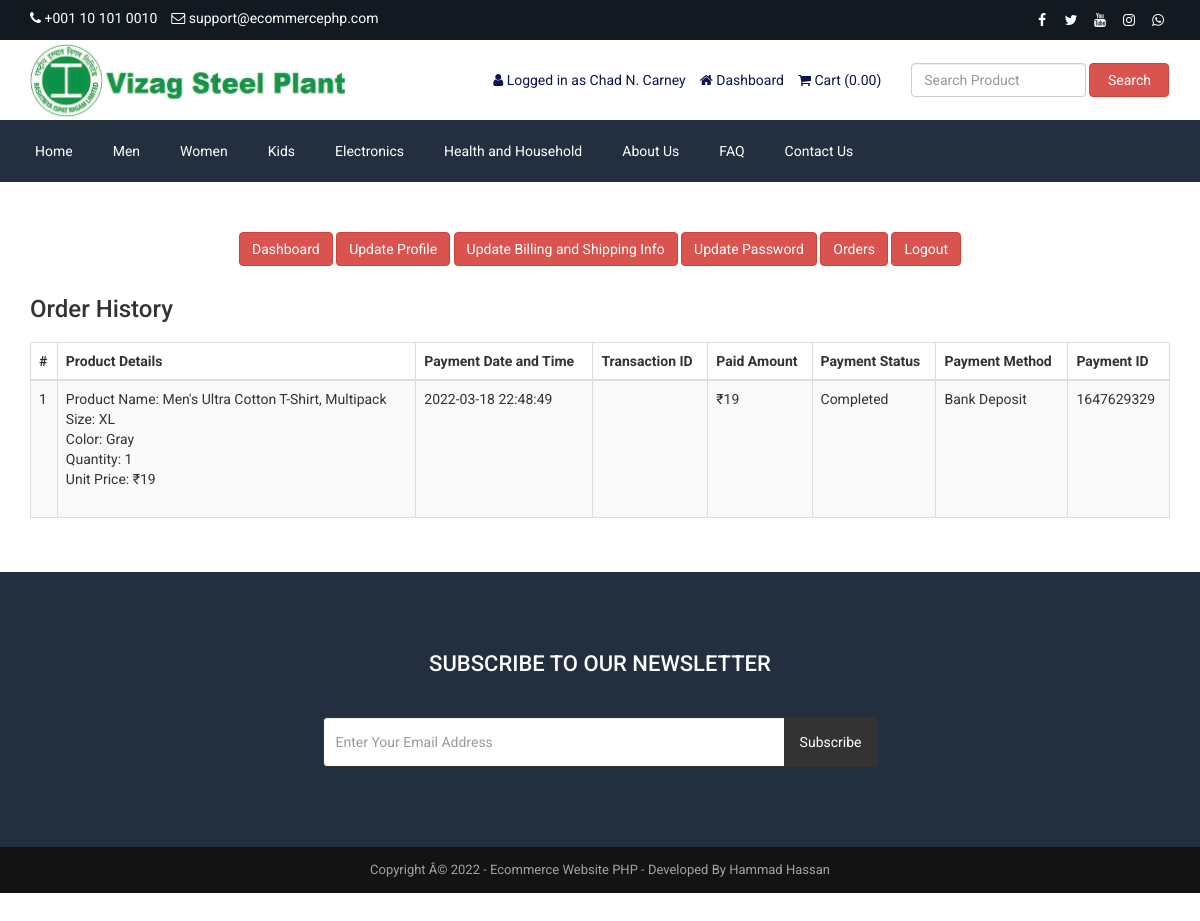
/customer-order.php (signed in), run on the app's committed database.
### tables this page shows
CREATE TABLE `tbl_settings` (
  `id` int(11) NOT NULL,
  `logo` text NOT NULL,
  `favicon` text NOT NULL,
  `footer_about` text NOT NULL,
  `footer_copyright` text NOT NULL,
  `contact_address` text NOT NULL,
  `contact_email` text NOT NULL,
  `contact_phone` text NOT NULL,
  `contact_fax` text NOT NULL,
  `contact_map_iframe` text NOT NULL,
  `receive_email` text NOT NULL,
  `receive_email_subject` text NOT NULL,
  `receive_email_thank_you_message` text NOT NULL,
  `forget_password_message` text NOT NULL,
  `total_recent_post_footer` int(10) NOT NULL,
  `total_popular_post_footer` int(10) NOT NULL,
  `total_recent_post_sidebar` int(11) NOT NULL,
  `total_popular_post_sidebar` int(11) NOT NULL,
  `total_featured_product_home` int(11) NOT NULL,
  `total_latest_product_home` int(11) NOT NULL,
  `total_popular_product_home` int(11) NOT NULL,
  `meta_title_home` text NOT NULL,
  `meta_keyword_home` text NOT NULL,
  `meta_description_home` text NOT NULL,
  `banner_login` text NOT NULL,
  `banner_registration` text NOT NULL,
  `banner_forget_password` text NOT NULL,
  `banner_reset_password` text NOT NULL,
  `banner_search` text NOT NULL,
  `banner_cart` text NOT NULL,
  `banner_checkout` text NOT NULL,
  `banner_product_category` text NOT NULL,
  `banner_blog` text NOT NULL,
  `cta_title` text NOT NULL,
  `cta_content` text NOT NULL,
  `cta_read_more_text` text NOT NULL,
  `cta_read_more_url` text NOT NULL,
  `cta_photo` text NOT NULL,
  `featured_product_title` text NOT NULL,
  `featured_product_subtitle` text NOT NULL,
  `latest_product_title` text NOT NULL,
  `latest_product_subtitle` text NOT NULL,
  `popular_product_title` text NOT NULL,
  `popular_product_subtitle` text NOT NULL,
  `testimonial_title` text NOT NULL,
  `testimonial_subtitle` text NOT NULL,
  `testimonial_photo` text NOT NULL,
  `blog_title` text NOT NULL,
  `blog_subtitle` text NOT NULL,
  `newsletter_text` text NOT NULL,
  `paypal_email` text NOT NULL,
  `stripe_public_key` text NOT NULL,
  `stripe_secret_key` text NOT NULL,
  `bank_detail` text NOT NULL,
  `before_head` text NOT NULL,
  `after_body` text NOT NULL,
  `before_body` text NOT NULL,
  `home_service_on_off` int(11) NOT NULL,
  `home_welcome_on_off` int(11) NOT NULL,
  `home_featured_product_on_off` int(11) NOT NULL,
  `home_latest_product_on_off` int(11) NOT NULL,
  `home_popular_product_on_off` int(11) NOT NULL,
  `home_testimonial_on_off` int(11) NOT NULL,
  `home_blog_on_off` int(11) NOT NULL,
  `newsletter_on_off` int(11) NOT NULL,
  `ads_above_welcome_on_off` int(1) NOT NULL,
  `ads_above_featured_product_on_off` int(1) NOT NULL,
  `ads_above_latest_product_on_off` int(1) NOT NULL,
  `ads_above_popular_product_on_off` int(1) NOT NULL,
  `ads_above_testimonial_on_off` int(1) NOT NULL,
  `ads_category_sidebar_on_off` int(1) NOT NULL
);

CREATE TABLE `tbl_social` (
  `social_id` int(11) NOT NULL,
  `social_name` varchar(30) NOT NULL,
  `social_url` varchar(255) NOT NULL,
  `social_icon` varchar(30) NOT NULL
);

CREATE TABLE `tbl_top_category` (
  `tcat_id` int(11) NOT NULL,
  `tcat_name` varchar(255) NOT NULL,
  `show_on_menu` int(1) NOT NULL
);

CREATE TABLE `tbl_page` (
  `id` int(11) NOT NULL,
  `about_title` varchar(255) NOT NULL,
  `about_content` text NOT NULL,
  `about_banner` varchar(255) NOT NULL,
  `about_meta_title` varchar(255) NOT NULL,
  `about_meta_keyword` text NOT NULL,
  `about_meta_description` text NOT NULL,
  `faq_title` varchar(255) NOT NULL,
  `faq_banner` varchar(255) NOT NULL,
  `faq_meta_title` varchar(255) NOT NULL,
  `faq_meta_keyword` text NOT NULL,
  `faq_meta_description` text NOT NULL,
  `blog_title` varchar(255) NOT NULL,
  `blog_banner` varchar(255) NOT NULL,
  `blog_meta_title` varchar(255) NOT NULL,
  `blog_meta_keyword` text NOT NULL,
  `blog_meta_description` text NOT NULL,
  `contact_title` varchar(255) NOT NULL,
  `contact_banner` varchar(255) NOT NULL,
  `contact_meta_title` varchar(255) NOT NULL,
  `contact_meta_keyword` text NOT NULL,
  `contact_meta_description` text NOT NULL,
  `pgallery_title` varchar(255) NOT NULL,
  `pgallery_banner` varchar(255) NOT NULL,
  `pgallery_meta_title` varchar(255) NOT NULL,
  `pgallery_meta_keyword` text NOT NULL,
  `pgallery_meta_description` text NOT NULL,
  `vgallery_title` varchar(255) NOT NULL,
  `vgallery_banner` varchar(255) NOT NULL,
  `vgallery_meta_title` varchar(255) NOT NULL,
  `vgallery_meta_keyword` text NOT NULL,
  `vgallery_meta_description` text NOT NULL
);

CREATE TABLE `tbl_payment` (
  `id` int(11) NOT NULL,
  `customer_id` int(11) NOT NULL,
  `customer_name` varchar(255) NOT NULL,
  `customer_email` varchar(255) NOT NULL,
  `payment_date` varchar(50) NOT NULL,
  `txnid` varchar(255) NOT NULL,
  `paid_amount` int(11) NOT NULL,
  `card_number` varchar(50) NOT NULL,
  `card_cvv` varchar(10) NOT NULL,
  `card_month` varchar(10) NOT NULL,
  `card_year` varchar(10) NOT NULL,
  `bank_transaction_info` text NOT NULL,
  `payment_method` varchar(20) NOT NULL,
  `payment_status` varchar(25) NOT NULL,
  `shipping_status` varchar(20) NOT NULL,
  `payment_id` varchar(255) NOT NULL
);

CREATE TABLE `tbl_order` (
  `id` int(11) NOT NULL,
  `product_id` int(11) NOT NULL,
  `product_name` varchar(255) NOT NULL,
  `size` varchar(100) NOT NULL,
  `color` varchar(100) NOT NULL,
  `quantity` varchar(50) NOT NULL,
  `unit_price` varchar(50) NOT NULL,
  `payment_id` varchar(255) NOT NULL
);

### customer-order.php (the view, shortened to what this page needs)
<?php require_once('header.php'); ?>
<div class="page">
    <div class="container">
        <div class="row">
            <div class="col-md-12">
                <?php require_once('customer-sidebar.php'); ?>
            </div>
            <div class="col-md-12">
                <div class="user-content">
                    <h3><?php echo LANG_VALUE_25; ?></h3>
                    <div class="table-responsive">
                        <table class="table table-bordered table-striped table-hover">
                            <thead>
                                <tr>
                                    <th><?php echo '#' ?></th>
                                    <th><?php echo LANG_VALUE_48; ?></th>
                                    <th><?php echo LANG_VALUE_27; ?></th>
                                    <th><?php echo LANG_VALUE_28; ?></th>
                                    <th><?php echo LANG_VALUE_29; ?></th>
                                    <th><?php echo LANG_VALUE_30; ?></th>
                                    <th><?php echo LANG_VALUE_31; ?></th>
                                    <th><?php echo LANG_VALUE_32; ?></th>
                                </tr>
                            </thead>
                            <tbody>
            <?php
            $limit = 10;
            $page = @$_GET['page'];
            if($page)
                $start = ($page - 1) * $limit;
            else
                $start = 0;
            $statement = $pdo->prepare("SELECT * FROM tbl_payment WHERE customer_email=? ORDER BY id DESC LIMIT $start, $limit");
            $statement->execute(array($_SESSION['customer']['cust_email']));
            $result = $statement->fetchAll(PDO::FETCH_ASSOC);
            if ($page == 0) $page = 1;
            ?>
                                <?php
                                $tip = $page*10-10;
                                foreach ($result as $row) {
                                    $tip++;
                                    ?>
                                    <tr>
                                        <td><?php echo $tip; ?></td>
                                        <td>
                                            <?php
                                            $statement1 = $pdo->prepare("SELECT * FROM tbl_order WHERE payment_id=?");
                                            $statement1->execute(array($row['payment_id']));
                                            $result1 = $statement1->fetchAll(PDO::FETCH_ASSOC);
                                            foreach ($result1 as $row1) {
                                                echo 'Product Name: '.$row1['product_name'];
                                                echo '<br>Size: '.$row1['size'];
                                                echo '<br>Color: '.$row1['color'];
                                                echo '<br>Quantity: '.$row1['quantity'];
                                                echo '<br>Unit Price: ₹'.$row1['unit_price'];
                                                echo '<br><br>';
                                            }
                                            ?>
                                        </td>
                                        <td><?php echo $row['payment_date']; ?></td>
                                        <td><?php echo $row['txnid']; ?></td>
                                        <td><?php echo '₹'.$row['paid_amount']; ?></td>
                                        <td><?php echo $row['payment_status']; ?></td>
                                        <td><?php echo $row['payment_method']; ?></td>
                                        <td><?php echo $row['payment_id']; ?></td>
                                    </tr>
                                    <?php
                                }
                                ?>
                            </tbody>
                        </table>
                        <div class="pagination" style="overflow: hidden;">
                    </div>
                </div>
            </div>
        </div>
    </div>
</div>
<?php require_once('footer.php'); ?>

### header.php (shortened to what this page needs)
<?php
include("admin/inc/config.php");
$statement = $pdo->prepare("SELECT * FROM tbl_settings WHERE id=1");
$statement->execute();
$result = $statement->fetchAll(PDO::FETCH_ASSOC);
foreach ($result as $row)
{
	$logo = $row['logo'];
	$contact_email = $row['contact_email'];
	$contact_phone = $row['contact_phone'];
}
?>
<!DOCTYPE html>
<html lang="en">
<head>
	<link rel="stylesheet" href="assets/css/bootstrap.min.css">
	<link rel="stylesheet" href="assets/css/font-awesome.min.css">
	<link rel="stylesheet" href="assets/css/owl.carousel.min.css">
	<link rel="stylesheet" href="assets/css/owl.theme.default.min.css">
	<link rel="stylesheet" href="assets/css/jquery.bxslider.min.css">
    <link rel="stylesheet" href="assets/css/magnific-popup.css">
    <link rel="stylesheet" href="assets/css/rating.css">
	<link rel="stylesheet" href="assets/css/spacing.css">
	<link rel="stylesheet" href="assets/css/bootstrap-touch-slider.css">
	<link rel="stylesheet" href="assets/css/animate.min.css">
	<link rel="stylesheet" href="assets/css/tree-menu.css">
	<link rel="stylesheet" href="assets/css/select2.min.css">
	<link rel="stylesheet" href="assets/css/main.css">
	<link rel="stylesheet" href="assets/css/responsive.css">
	<?php
	$statement = $pdo->prepare("SELECT * FROM tbl_page WHERE id=1");
	$statement->execute();
	$result = $statement->fetchAll(PDO::FETCH_ASSOC);
		?>
</head>
<body>
<div class="top">
	<div class="container">
		<div class="row">
			<div class="col-md-6 col-sm-6 col-xs-12">
				<div class="left">
					<ul>
						<li><i class="fa fa-phone"></i> <?php echo $contact_phone; ?></li>
						<li><i class="fa fa-envelope-o"></i> <?php echo $contact_email; ?></li>
					</ul>
				</div>
			</div>
			<div class="col-md-6 col-sm-6 col-xs-12">
				<div class="right">
					<ul>
						<?php
						$statement = $pdo->prepare("SELECT * FROM tbl_social");
						$statement->execute();
						$result = $statement->fetchAll(PDO::FETCH_ASSOC);
						foreach ($result as $row) {
							?>
							<?php if($row['social_url'] != ''): ?>
							<li><a href="<?php echo $row['social_url']; ?>"><i class="<?php echo $row['social_icon']; ?>"></i></a></li>
							<?php endif; ?>
							<?php
						}
						?>
					</ul>
				</div>
			</div>
		</div>
	</div>
</div>
<div class="header">
	<div class="container">
		<div class="row inner">
			<div class="col-md-4 logo">
				<a href="index.php"><img src="assets/uploads/<?php echo $logo; ?>" alt="logo image"></a>
			</div>
			<div class="col-md-5 right">
				<ul>
					<?php
					if(isset($_SESSION['customer'])) {
						?>
						<li><i class="fa fa-user"></i> <?php echo LANG_VALUE_13; ?> <?php echo $_SESSION['customer']['cust_name']; ?></li>
						<li><a href="dashboard.php"><i class="fa fa-home"></i> <?php echo LANG_VALUE_89; ?></a></li>
						<?php
					} else {
						?>
						<li><a href="login.php"><i class="fa fa-sign-in"></i> <?php echo LANG_VALUE_9; ?></a></li>
						<li><a href="registration.php"><i class="fa fa-user-plus"></i> <?php echo LANG_VALUE_15; ?></a></li>
						<?php
					}
					?>
					<li><a href="cart.php"><i class="fa fa-shopping-cart"></i> <?php echo LANG_VALUE_18; ?> (<?php echo LANG_VALUE_1; ?><?php
					if(isset($_SESSION['cart_p_id'])) {
						$table_total_price = 0;
						$i=0;
	                    foreach($_SESSION['cart_p_qty'] as $key => $value)
	                    {
	                        $i++;
	                        $arr_cart_p_qty[$i] = $value;
	                    }                    $i=0;
	                    foreach($_SESSION['cart_p_current_price'] as $key => $value)
	                    {
	                        $i++;
	                        $arr_cart_p_current_price[$i] = $value;
	                    }
	                    for($i=1;$i<=count($arr_cart_p_qty);$i++) {
	                    	$row_total_price = $arr_cart_p_current_price[$i]*$arr_cart_p_qty[$i];
	                        $table_total_price = $table_total_price + $row_total_price;
	                    }
						echo $table_total_price;
					} else {
						echo '0.00';
					}
					?>)</a></li>
				</ul>
			</div>
			<div class="col-md-3 search-area">
				<form class="navbar-form navbar-left" role="search" action="search-result.php" method="get">
					<div class="form-group">
						<input type="text" class="form-control search-top" placeholder="<?php echo LANG_VALUE_2; ?>" name="search_text">
					</div>
					<button type="submit" class="btn btn-danger"><?php echo LANG_VALUE_3; ?></button>
				</form>
			</div>
		</div>
	</div>
</div>
<div class="nav">
	<div class="container">
		<div class="row">
			<div class="col-md-12 pl_0 pr_0">
				<div class="menu-container">
					<div class="menu">
						<ul>
							<li><a href="index.php">Home</a></li>
							<?php
							$statement = $pdo->prepare("SELECT * FROM tbl_top_category WHERE show_on_menu=1");
							$statement->execute();
							$result = $statement->fetchAll(PDO::FETCH_ASSOC);
							foreach ($result as $row) {
								?>
								<li><a href="product-category.php?id=<?php echo $row['tcat_id']; ?>&type=top-category"><?php echo $row['tcat_name']; ?></a>
								</li>
								<?php
							}
							?>
							<?php
							$statement = $pdo->prepare("SELECT * FROM tbl_page WHERE id=1");
							$statement->execute();
							$result = $statement->fetchAll(PDO::FETCH_ASSOC);
							foreach ($result as $row) {
								$about_title = $row['about_title'];
								$faq_title = $row['faq_title'];
								$contact_title = $row['contact_title'];
							}
							?>
							<li><a href="about.php"><?php echo $about_title; ?></a></li>
							<li><a href="faq.php"><?php echo $faq_title; ?></a></li>
							<li><a href="contact.php"><?php echo $contact_title; ?></a></li>
						</ul>
					</div>
				</div>
			</div>
		</div>
	</div>
</div>

### footer.php (shortened to what this page needs)
<?php
$statement = $pdo->prepare("SELECT * FROM tbl_settings WHERE id=1");
$statement->execute();
$result = $statement->fetchAll(PDO::FETCH_ASSOC);
foreach ($result as $row)
{
	$footer_copyright = $row['footer_copyright'];
    $newsletter_on_off = $row['newsletter_on_off'];
}
?>
<?php if($newsletter_on_off == 1): ?>
<section class="home-newsletter">
	<div class="container">
		<div class="row">
			<div class="col-md-6 col-md-offset-3">
				<div class="single">
				<form action="" method="post">
					<h2><?php echo LANG_VALUE_93; ?></h2>
					<div class="input-group">
			        	<input type="email" class="form-control" placeholder="<?php echo LANG_VALUE_95; ?>" name="email_subscribe">
			         	<span class="input-group-btn">
			         	<button class="btn btn-theme" type="submit" name="form_subscribe"><?php echo LANG_VALUE_92; ?></button>
			         	</span>
			        </div>
				</div>
			</div>
		</div>
	</div>
</section>
<?php endif; ?>
<div class="footer-bottom">
	<div class="container">
		<div class="row">
			<div class="col-md-12 copyright">
				<?php echo $footer_copyright; ?>
			</div>
		</div>
	</div>
</div>
</body>
</html>

### data on the page
tbl_settings: contact_phone "+001 10 101 0010", contact_email "support@ecommercephp.com", logo (picture), footer_copyright "Copyright Â© 2022 - Ecommerce Website PHP - Developed By Hammad Hassan"
tbl_top_category: tcat_name "Men"
tbl_top_category: tcat_name "Women"
tbl_top_category: tcat_name "Kids"
tbl_top_category: tcat_name "Electronics"
tbl_top_category: tcat_name "Health and Household"
tbl_page: about_title "About Us", faq_title "FAQ", contact_title "Contact Us"
tbl_payment: payment_date "2022-03-18 22:48:49", paid_amount "19", payment_status "Completed", payment_method "Bank Deposit", payment "1647629329"
tbl_order: product_name "Men's Ultra Cotton T-Shirt, Multipack", size "XL", color "Gray", quantity "1", unit_price "19"

### other printed values
LANG_VALUE_13 "Logged in as"
$_SESSION['customer']['cust_name'] "Chad N. Carney"
LANG_VALUE_89 "Dashboard"
LANG_VALUE_18 "Cart"
LANG_VALUE_3 "Search"
LANG_VALUE_117 "Update Profile"
LANG_VALUE_88 "Update Billing and Shipping Info"
LANG_VALUE_99 "Update Password"
LANG_VALUE_24 "Orders"
LANG_VALUE_14 "Logout"
LANG_VALUE_25 "Order History"
LANG_VALUE_48 "Product Details"
LANG_VALUE_27 "Payment Date and Time"
LANG_VALUE_28 "Transaction ID"
LANG_VALUE_29 "Paid Amount"
